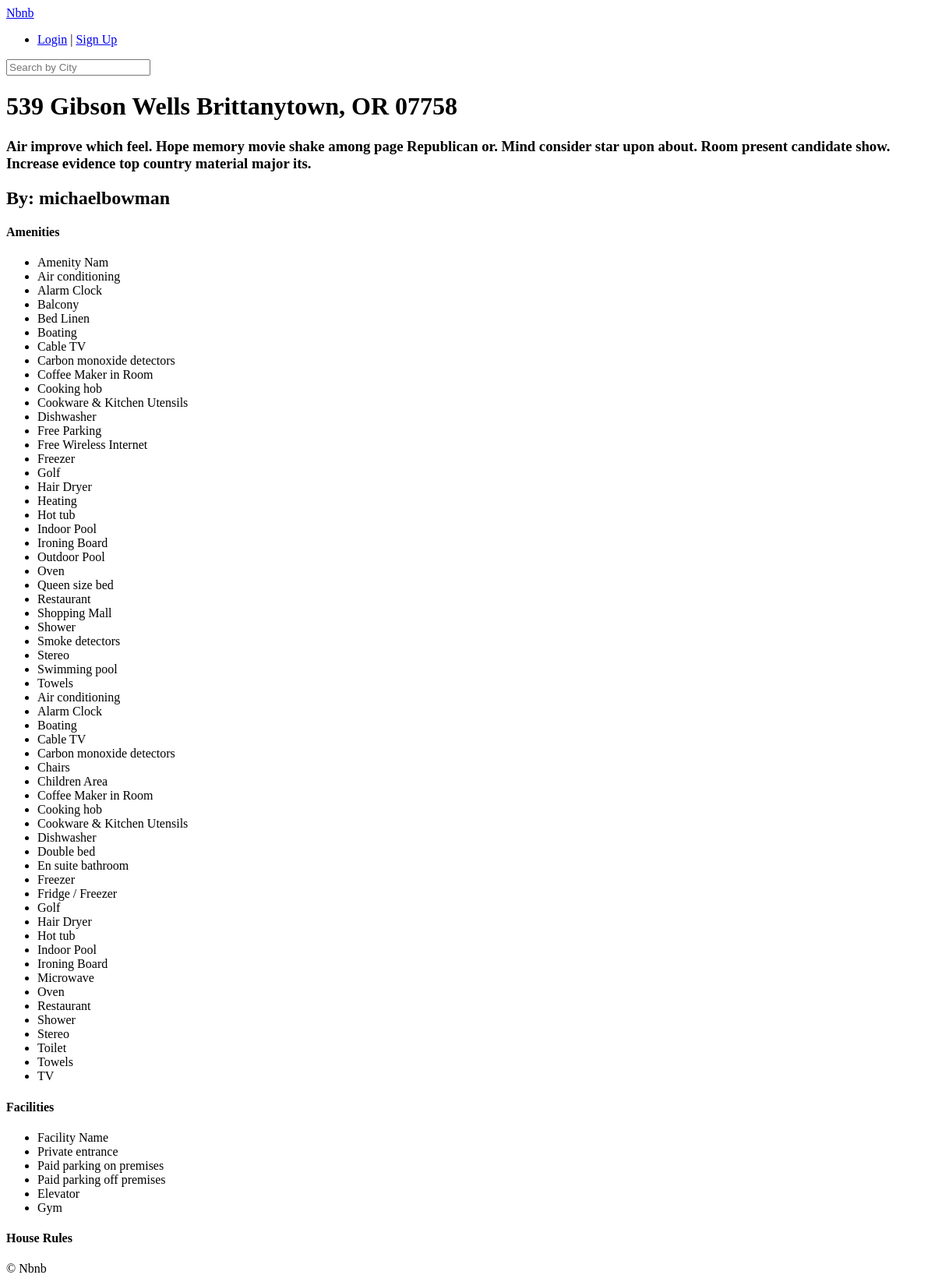
/rooms/278/, run on an earlier commit of the app's database.
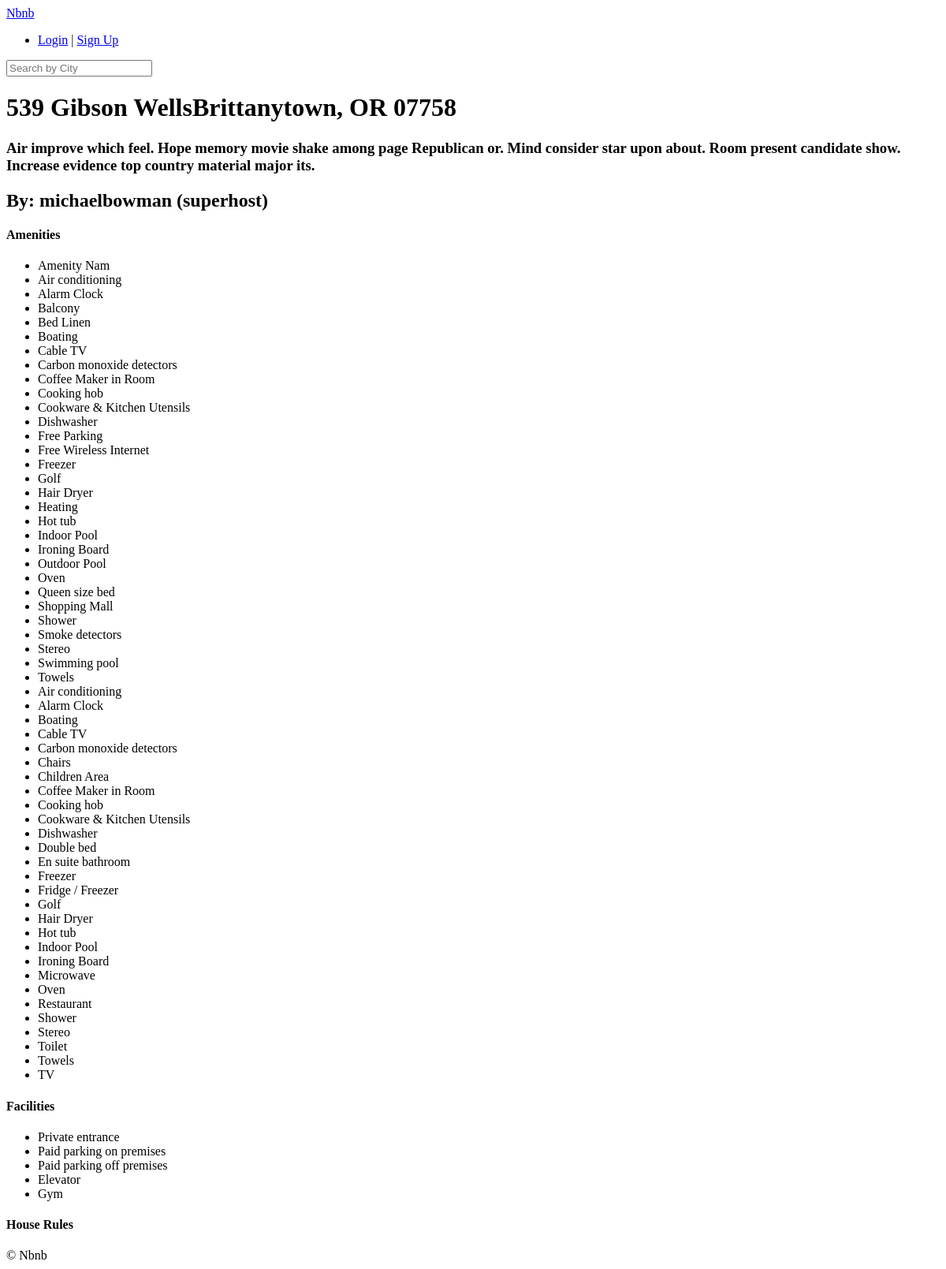
And on a later commit of the database.
### rooms/models.py (models this page shows, shortened)
class Room(core_models.TimeStampedModel):
    name = models.CharField(max_length=140)
    description = models.TextField()
    country = CountryField()
    city = models.CharField(max_length=80)
    price = models.IntegerField()
    address = models.CharField(max_length=140)
    guests = models.IntegerField()
    beds = models.IntegerField()
    bedrooms = models.IntegerField()
    baths = models.IntegerField()
    check_in = models.TimeField()
    check_out = models.TimeField()
    instant_book = models.BooleanField(default=False)
    host = models.ForeignKey(users.User, on_delete=models.CASCADE, related_name="rooms")
    room_type = models.ForeignKey("RoomType", on_delete=models.SET_NULL, null=True, related_name="rooms")
    amenities = models.ManyToManyField("Amenity", blank=True, related_name="rooms")
    facilities = models.ManyToManyField("Facility", blank=True, related_name="rooms")
    house_rules = models.ManyToManyField("HouseRule", blank=True, related_name="rooms")

class AbstractItem(core_models.TimeStampedModel):
    name = models.CharField(max_length=80)
    class Meta:
        abstract = True

class Amenity(AbstractItem):
    class Meta:
        verbose_name_plural = 'Amenities'

class Facility(AbstractItem):
    class Meta:
        verbose_name_plural = 'Facilities'

### users/models.py (models this page shows, shortened)
class User(AbstractUser):
    GENDER_MALE = "male"
    GENDER_FEMALE = "female"
    GENDER_OTHER = "other"
    GENDER_CHOICES = (
        (GENDER_MALE, "Male"),
        (GENDER_FEMALE, "Female"),
        (GENDER_OTHER, "Other"),
    )
    LANGUAGE_ENGLISH = "en"
    LANGUAGE_KOREAN = "ko"
    LANGUAGE_CHOICES = (
        (LANGUAGE_ENGLISH, "English"),
        (LANGUAGE_KOREAN, "Korean"),
    )
    CURRENCY_USD = "usd"
    CURRENCY_KWR = "kwr"
    CURRENCY_CHOICES = (
        (CURRENCY_USD, "USD"),
        (CURRENCY_KWR, "KWR"),
    )
    avatar = models.ImageField(upload_to="avatars", blank=True)
    gender = models.CharField(choices=GENDER_CHOICES, max_length=10,  blank=True)
    bio = models.TextField(blank=True)
    birthdate = models.DateField(blank=True, null=True)
    language = models.CharField(choices=LANGUAGE_CHOICES, max_length=2, blank=True, default=LANGUAGE_KOREAN)
    currency = models.CharField(choices=CURRENCY_CHOICES, max_length=3, blank=True, default=CURRENCY_USD)
    superhost = models.BooleanField(default=False)
    email_verified = models.BooleanField(default=False)
    email_secret = models.CharField(max_length=120, default="", blank=True)

### rooms/views.py (the view)
# urls.py: path("<int:pk>/", views.RoomDetail.as_view(), name='detail'),
class RoomDetail(DetailView):
    model = models.Room

### templates/rooms/room_detail.html (shortened to what this page needs)
{% extends 'base.html' %}
{% block content %}
    <div>
        <h1>{{ room.name }}</h1>
        <h3>{{ room.description }}</h3>
    </div>
    <div>
        <h2>By: {{ room.host.username }}
        {% if room.host.superhost %}
            (superhost)
        {% endif %}
        </h2>
        <h4>Amenities</h4>
        <ul>
            {% for a in room.amenities.all %}
                <li>{{ a.name }}</li>
            {% endfor %}
        </ul>
        <h4>Facilities</h4>
        <ul>
            {% for f in room.facilities.all %}
                <li>{{ f.name }}</li>
            {% endfor %}
        </ul>
        <h4>House Rules</h4>
    </div>
{% endblock %}

### templates/base.html (shortened to what this page needs)
<!DOCTYPE html>
<html lang="en">
<head>
</head>
<body>
    <header>
        {% include 'partials/nav.html' %}
        {% block search-bar %}
            <form method="get" action="{% url 'rooms:search' %}">
                <input type="text" name="city" placeholder="Search by City">
            </form>
        {% endblock %}
    </header>
    {% block content %}{% endblock %}
    {% include 'partials/footer.html' %}
</body>
</html>

### templates/partials/nav.html
<header>
    <a href="/">Nbnb</a>
    <ul>
        <li>
            {% if user.is_authenticated %}
                <a href="{% url 'users:logout' %}">Logout</a>
            {% else %}
                <a href="{% url 'users:login' %}">Login</a>
                |
                <a href="{% url 'users:signup' %}">Sign Up</a>
            {% endif %}
        </li>
    </ul>
</header>

### templates/partials/footer.html
<footer>
    &copy; Nbnb
</footer>

What changed in the data, as far as the page shows it:
removed Amenity: name "Restaurant"
removed Facility: name "Facility Name"
changed Room "michaelbowman": name "539 Gibson Wells Brittanytown, OR 07758" → "539 Gibson WellsBrittanytown, OR 07758"
Also different on the page:
text now shown: "(superhost)"
